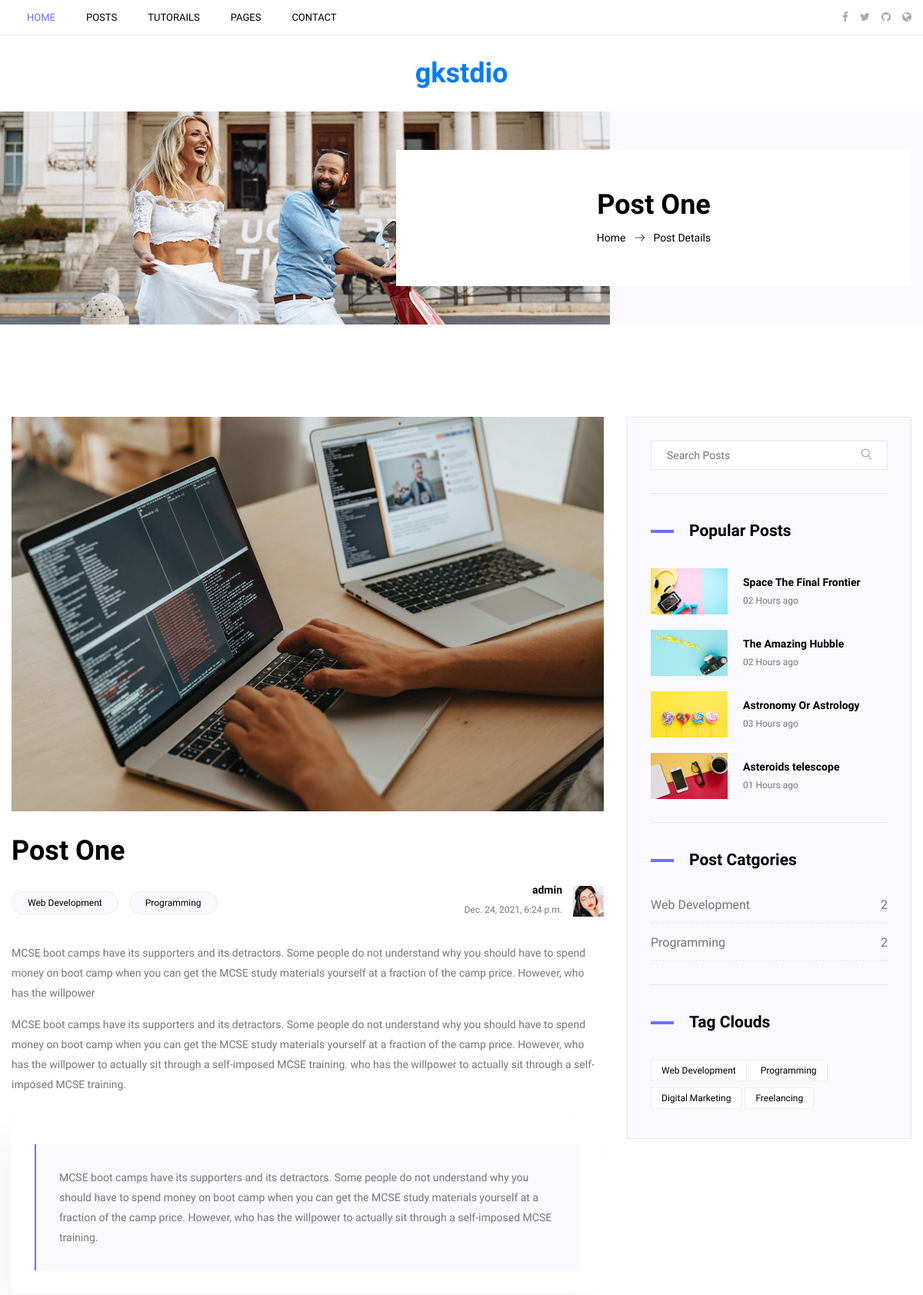
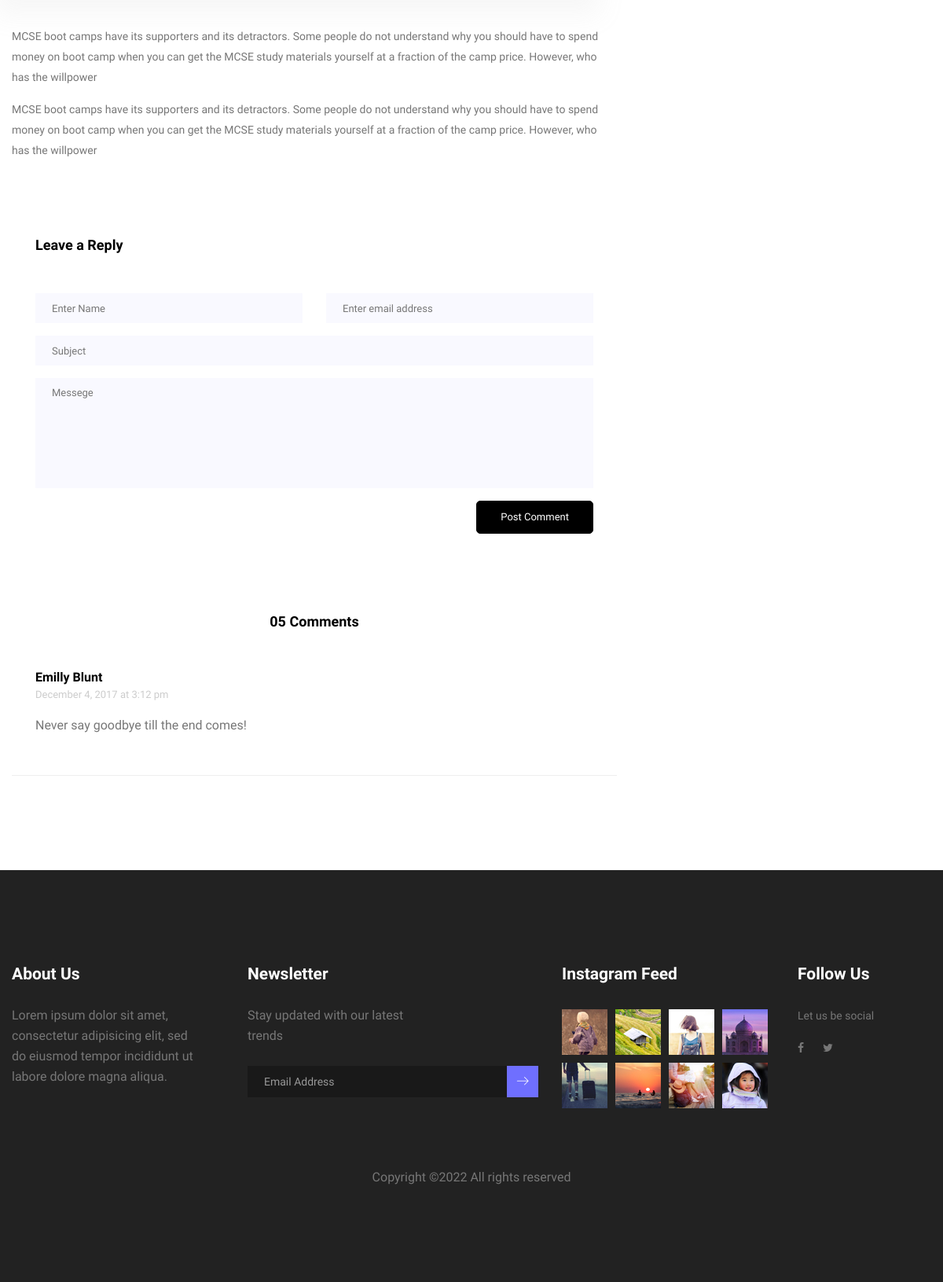
Page /post/dbfcb8fb-f113-48d9-b17c-47057ab45992/ on the committed database (2 pictures, top to bottom).
### posts/models.py (models this page shows, shortened)
class Post(models.Model):
    id = models.UUIDField(default=uuid.uuid4, unique=True, primary_key=True, editable=False)
    title = models.CharField(max_length=200)
    body = models.TextField()
    category = models.ForeignKey(Category, null=True, blank=True, on_delete=models.SET_NULL)
    featured_img = models.ImageField(null=True, blank=True, default="default-blog.jpg")
    tags = models.ManyToManyField('Tag', blank=True)
    created_at = models.DateTimeField(auto_now_add=True)

class Tag(models.Model):
    id = models.UUIDField(default=uuid.uuid4, unique=True, primary_key=True, editable=False)
    title = models.CharField(max_length=200)
    created = models.DateTimeField(auto_now_add=True)

class Category(models.Model):
    id = models.UUIDField(default=uuid.uuid4, unique=True, primary_key=True, editable=False)
    title = models.CharField(max_length=200)
    created = models.DateTimeField(auto_now_add=True)

### posts/views.py (the view)
# urls.py: path('post/<str:pk>/', single_post_view, name="single"),
def single_post_view(request, pk):
    post = Post.objects.get(id=pk)
    categories = Category.objects.all()
    tags = Tag.objects.all()
    context = { 'post': post, 'categories': categories, 'tags': tags }
    return render(request, 'single.html', context)

### templates/single.html
{% extends 'layout.html' %}
{% load static %}
{% block content %}
        <section class="banner_area">
        	<div class="container">
				<div class="row banner_inner">
					<div class="col-lg-5"></div>
					<div class="col-lg-7">
						<div class="banner_content text-center">
							<h2>{{ post.title }}</h2>
							<div class="page_link">
								<a href="{% url 'posts' %}">Home</a>
								<a href="">Post Details</a>
							</div>
						</div>
					</div>
				</div>
        	</div>
        </section>
        <section class="blog_area p_120 single-post-area">
            <div class="container">
                <div class="row">
                    <div class="col-lg-8">
       					<div class="main_blog_details">
       						<img class="img-fluid" src="{{ post.featured_img.url }}" alt="">
       						<a href="#"><h4>{{ post.title }}</h4></a>
       						<div class="user_details">
       							<div class="float-left">
									{% for tag in post.tags.all %}
										<a href="#">{{ tag.title }}</a>
									{% endfor %}
       							</div>
       							<div class="float-right">
       								<div class="media">
       									<div class="media-body">
       										<h5>admin</h5>
       										<p>{{ post.created_at }}</p>
       									</div>
       									<div class="d-flex">
       										<img src="images/blog/user-img.jpg" alt="">
       									</div>
       								</div>
       							</div>
       						</div>
       						<p>MCSE boot camps have its supporters and its detractors. Some people do not understand why you should have to spend money on boot camp when you can get the MCSE study materials yourself at a fraction of the camp price. However, who has the willpower</p>
       						<p>MCSE boot camps have its supporters and its detractors. Some people do not understand why you should have to spend money on boot camp when you can get the MCSE study materials yourself at a fraction of the camp price. However, who has the willpower to actually sit through a self-imposed MCSE training. who has the willpower to actually sit through a self-imposed MCSE training.</p>
							<blockquote class="blockquote">
								<p class="mb-0">MCSE boot camps have its supporters and its detractors. Some people do not understand why you should have to spend money on boot camp when you can get the MCSE study materials yourself at a fraction of the camp price. However, who has the willpower to actually sit through a self-imposed MCSE training.</p>
							</blockquote>
							<p>MCSE boot camps have its supporters and its detractors. Some people do not understand why you should have to spend money on boot camp when you can get the MCSE study materials yourself at a fraction of the camp price. However, who has the willpower</p>
							<p>MCSE boot camps have its supporters and its detractors. Some people do not understand why you should have to spend money on boot camp when you can get the MCSE study materials yourself at a fraction of the camp price. However, who has the willpower</p>
       					</div>
						<div class="comment-form">
                            <h4>Leave a Reply</h4>
                            <form>
                                <div class="form-group form-inline">
                                  <div class="form-group col-lg-6 col-md-6 name">
                                    <input type="text" class="form-control" id="name" placeholder="Enter Name" onfocus="this.placeholder = ''" onblur="this.placeholder = 'Enter Name'">
                                  </div>
                                  <div class="form-group col-lg-6 col-md-6 email">
                                    <input type="email" class="form-control" id="email" placeholder="Enter email address" onfocus="this.placeholder = ''" onblur="this.placeholder = 'Enter email address'">
                                  </div>
                                </div>
                                <div class="form-group">
                                    <input type="text" class="form-control" id="subject" placeholder="Subject" onfocus="this.placeholder = ''" onblur="this.placeholder = 'Subject'">
                                </div>
                                <div class="form-group">
                                    <textarea class="form-control mb-10" rows="5" name="message" placeholder="Messege" onfocus="this.placeholder = ''" onblur="this.placeholder = 'Messege'" required=""></textarea>
                                </div>
                                <a href="#" class="primary-btn submit_btn">Post Comment</a>
                            </form>
                        </div>
                        <div class="comments-area">
                            <h4>05 Comments</h4>
                            <div class="comment-list">
                                <div class="single-comment justify-content-between d-flex">
                                    <div class="user justify-content-between d-flex">
                                        <div class="desc">
                                            <h5><a href="#">Emilly Blunt</a></h5>
                                            <p class="date">December 4, 2017 at 3:12 pm </p>
                                            <p class="comment">
                                                Never say goodbye till the end comes!
                                            </p>
                                        </div>
                                    </div>
                                </div>
                            </div>
                        </div>
        			</div>
                    <div class="col-lg-4">
                        <div class="blog_right_sidebar">
                            <aside class="single_sidebar_widget search_widget">
                                <div class="input-group">
                                    <input type="text" class="form-control" placeholder="Search Posts">
                                    <span class="input-group-btn">
                                        <button class="btn btn-default" type="button"><i class="lnr lnr-magnifier"></i></button>
                                    </span>
                                </div>
                                <div class="br"></div>
                            </aside>
                            <aside class="single_sidebar_widget popular_post_widget">
                                <h3 class="widget_title">Popular Posts</h3>
                                <div class="media post_item">
                                    <img src="{% static 'images/blog/popular-post/post1.jpg' %}" alt="post">
                                    <div class="media-body">
                                        <a href="blog-details.html"><h3>Space The Final Frontier</h3></a>
                                        <p>02 Hours ago</p>
                                    </div>
                                </div>
                                <div class="media post_item">
                                    <img src="{% static 'images/blog/popular-post/post2.jpg' %}" alt="post">
                                    <div class="media-body">
                                        <a href="blog-details.html"><h3>The Amazing Hubble</h3></a>
                                        <p>02 Hours ago</p>
                                    </div>
                                </div>
                                <div class="media post_item">
                                    <img src="{% static 'images/blog/popular-post/post3.jpg' %}" alt="post">
                                    <div class="media-body">
                                        <a href="blog-details.html"><h3>Astronomy Or Astrology</h3></a>
                                        <p>03 Hours ago</p>
                                    </div>
                                </div>
                                <div class="media post_item">
                                    <img src="{% static 'images/blog/popular-post/post4.jpg' %}" alt="post">
                                    <div class="media-body">
                                        <a href="blog-details.html"><h3>Asteroids telescope</h3></a>
                                        <p>01 Hours ago</p>
                                    </div>
                                </div>
                                <div class="br"></div>
                            </aside>
                            <aside class="single_sidebar_widget post_category_widget">
                                <h4 class="widget_title">Post Catgories</h4>
                                <ul class="list cat-list">
									{% for category in categories %}
										<li>
											<a href="#" class="d-flex justify-content-between">
												<p>{{ category.title }}</p>
												<p>{{ category.post_set.count }}</p>
											</a>
										</li>
									{% endfor %}
                                </ul>
                                <div class="br"></div>
                            </aside>
                            <aside class="single-sidebar-widget tag_cloud_widget">
                                <h4 class="widget_title">Tag Clouds</h4>
                                <ul class="list">
									{% for tag in tags %}
                                    	<li><a href="#">{{ tag.title }}</a></li>
									{% endfor %}
                                </ul>
                            </aside>
                        </div>
                    </div>
                </div>
            </div>
        </section>
{% endblock content %}

### rows in the picture
Post: title "Post One", featured_img (picture), created_at "Dec. 24, 2021, 6:24 p.m."
Tag: title "Web Development"
Tag: title "Programming"
Category: title "Web Development", post_set.count "2"
Category: title "Programming", post_set.count "2"
Tag: title "Digital Marketing"
Tag: title "Freelancing"
